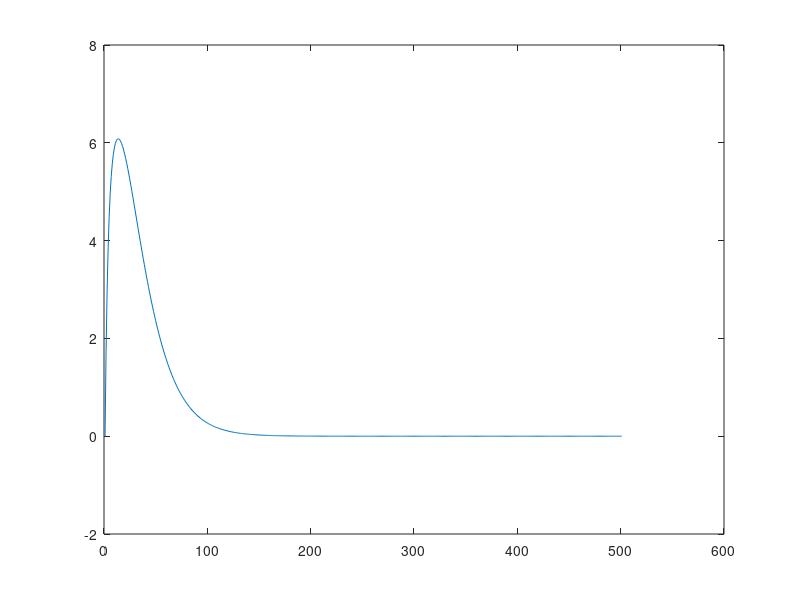

Reproduce this figure in MATLAB.
pi = 14.85; %recruitment rate
mu=0.0088; %natural death rate
kappa=0.156986; %rate of development of clinical symptoms
alpha=0.156986; %hospitalization rate of quarantine
phi=0.20619; %hospitalization rate of infectious
psi=0.01; %loss of infection acquired immunity
d1=0.04227; %death rate infectious
d2=0.027855; %death rate hospitalized
hnu=.0; %relative infectiousness of hospitalized e.g. 0=perfect intervention
gamma1=0.03521; %recovery rate of infectious
gamma2=0.027855; %recovery rate of hospitalized
gamma3=0.03521;
mean_cont=0.9575;
transm_risk=0.20;
beta=mean_cont*transm_risk;
st=0.95; %succes rate of test
ss=0.95; %succes rate of sampling
rt=1; %result of test e.g. 1=Same day antigen=6, genome=4-5 and higher success
tr=0.01*rt; %testing rate e.g. T/N, 1=Everybody is tested
sigma=st*ss*tr; %quarantine rate

N=1500; %population


tspan = 0:1:500; % Time Span of the Simulation
xinit = [1490,0,10,0,0,0,1500]; % Initial Conditons in order; 
                        % ('S(t)', 'E(t)', 'I(t)', 'Q(t)', 'H(t)', 'R(t)', 'N(t)')

f = @(t1,y1) [pi+psi*y1(6)-(beta*(y1(3)+hnu*y1(5))/y1(7))*y1(1)-mu*y1(1);
    (beta*(y1(3)+hnu*y1(5))/y1(7))*y1(1)-(kappa+sigma+mu)*y1(2);
    kappa*y1(2)-(gamma1+phi+mu+d1)*y1(3);
    sigma*y1(2)-(alpha+mu)*y1(4);
    alpha*y1(4)+phi*y1(3)-(gamma2+mu+d2)*y1(5);
    gamma1*y1(3)+gamma2*y1(5)-(psi+mu)*y1(6);
    pi-mu*y1(7)-(d1*y1(3)+d2*y1(5))];

[t1,y1]=ode45(f, tspan, xinit);

%plot(y1(:,:))

%legend('S(t)', 'E(t)', 'I(t)', 'Q(t)', 'H(t)', 'R(t)', 'N(t)')
plot(y1(:,5))
hold on
        
